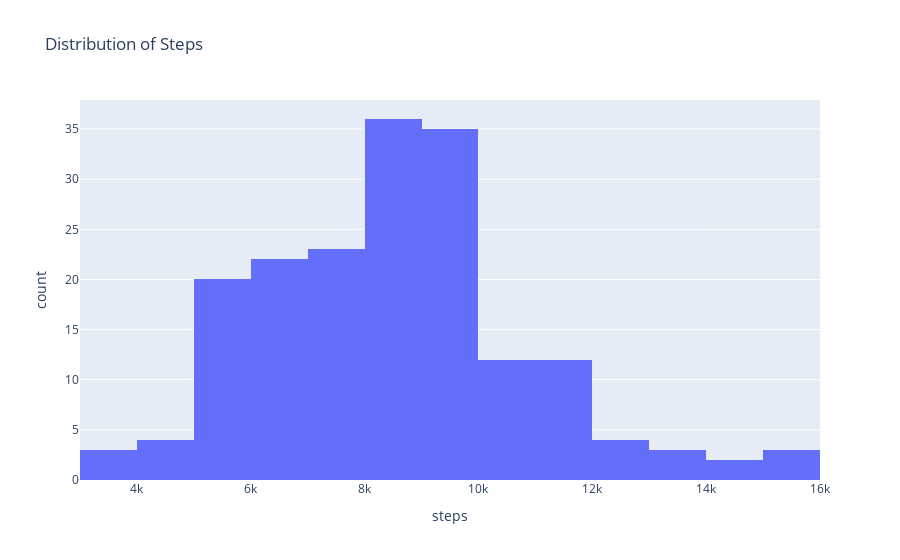

Source (notebook cell):
### Markdown cell above
Create a histogram of the number of steps.

### Code cell
fig = px.histogram(fitness_data, x='steps', title='Distribution of Steps')
fig.show()

### Figure 1 — Plotly figure (JSON) as saved in the notebook; plotly's stock layout.template omitted (floating-point values rounded to 4 significant figures; data arrays with more than 128 entries replaced by an {"elided": "..."} marker saying what was removed)
{"data": [{"bingroup": "x", "hovertemplate": "steps=%{x}<br>count=%{y}<extra></extra>", "legendgroup": "", "marker": {"color": "#636efa", "pattern": {"shape": ""}}, "name": "", "orientation": "v", "showlegend": false, "type": "histogram", "x": {"elided": "179 float values"}, "xaxis": "x", "yaxis": "y"}], "layout": {"barmode": "relative", "legend": {"tracegroupgap": 0}, "title": {"text": "Distribution of Steps"}, "xaxis": {"anchor": "y", "domain": [0, 1], "title": {"text": "steps"}}, "yaxis": {"anchor": "x", "domain": [0, 1], "title": {"text": "count"}}}}
